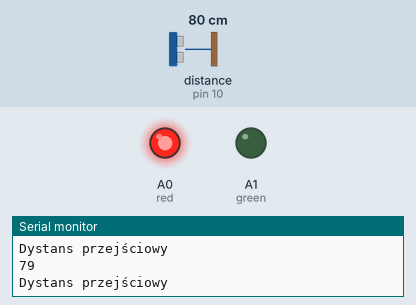
Simulated run of this sketch. Board: Arduino Uno, built with avr-gcc and run on an emulated ATmega328P. Shown: output pins drawn as LEDs (lit = HIGH), the last lines printed to the serial monitor. Wiring (inferred from the names in the program): ultrasonic range finder: trigger pin 8; echo pin 10. The test bench sets the inputs (shaded band); at power-on: distance to the obstacle (sensor on pin 10) 80 cm. The echo pulse lasts 58.3 µs per cm; pins used as bus, display or sensor lines are not drawn.

Above: at 1.2 s.
1.3 s: distance to the obstacle (sensor on pin 10) set to 84 cm
At 2.9 s:
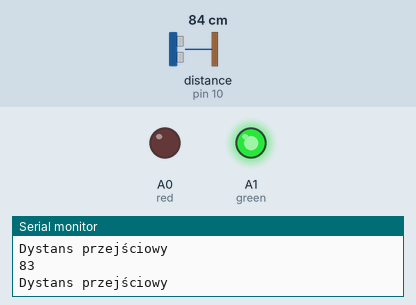
3.8 s: distance to the obstacle (sensor on pin 10) set to 91 cm
At 4.6 s:
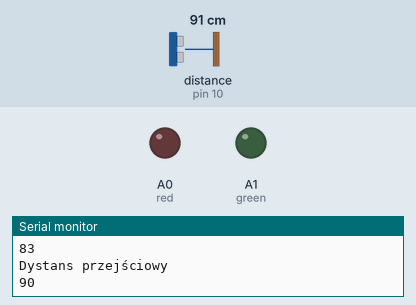
Timing chart, 0 to 6.8 s (numbered marks = the images above; inputs shaded):
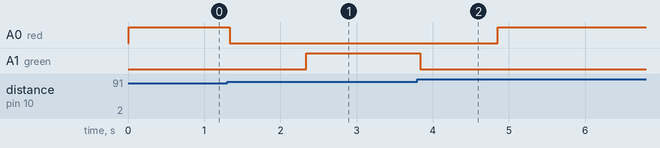

Measured:
- the behaviour switches between 81 and 82 cm on distance to the obstacle (sensor on pin 10) (found by bisection; images 0 and 1)
- the behaviour switches between 85 and 86 cm on distance to the obstacle (sensor on pin 10) (found by bisection; images 1 and 2)
- after the input at 1.3 s, A0 (red): HIGH → LOW at once; A1 (green): LOW → HIGH after 1.0 s
- after the input at 3.8 s, A0 (red): LOW → HIGH after 1.1 s; A1 (green): HIGH → LOW at once

The sketch:

sketch_may12a.ino
```cpp
#define trig 8
#define echo 10
#define red A0
#define green A1
int distance1 = 0;
int distance2 = 0;
void setup() {
  // put your setup code here, to run once:
  pinMode(trig,OUTPUT);
  pinMode(echo,INPUT);
  pinMode(red,OUTPUT);
  pinMode(green,OUTPUT);

  Serial.begin(9600);
  Serial.print("Wszystko działa");
}

void loop() {
  // put your main code here, to run repeatedly:
  digitalWrite(trig,HIGH);
  delayMicroseconds(1000);
  digitalWrite(trig,LOW);
  distance1 = (pulseIn(echo,HIGH)/2)/29.1;
  Serial.println(distance1);
  distance2= distance1;
  Serial.println("Dystans poczatkowy1:");
  Serial.println(distance1);
  while(distance1 + 2 >distance2 or distance1 - 2 > distance2){
    digitalWrite(trig,HIGH);
    delayMicroseconds(1000);
    digitalWrite(trig,LOW);
    distance2 = (pulseIn(echo,HIGH)/2)/29.1;
    digitalWrite(red,HIGH);
    Serial.println("Dystans przejściowy");
    Serial.println(distance2);
  }
  digitalWrite(red,LOW);
  delay(1000);
  distance1= distance2;
  while(distance1 + 2 >distance2 or distance1 - 2 > distance2){
    digitalWrite(trig,HIGH);
    delayMicroseconds(1000);
    digitalWrite(trig,LOW);
    distance2 = (pulseIn(echo,HIGH)/2)/29.1;
    digitalWrite(green,HIGH);
    Serial.println("Dystans przejściowy");
    Serial.println(distance2);
  }
 digitalWrite(green,LOW);
 delay(1000);
}
```
